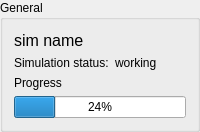
          <widget class="QGroupBox" name="groupBox_3">
           <property name="sizePolicy">
            <sizepolicy hsizetype="Preferred" vsizetype="Maximum">
             <horstretch>0</horstretch>
             <verstretch>0</verstretch>
            </sizepolicy>
           </property>
           <property name="title">
            <string>General</string>
           </property>
           <layout class="QVBoxLayout" name="verticalLayout_3">
            <item>
             <widget class="QLabel" name="parLblName">
              <property name="font">
               <font>
                <pointsize>12</pointsize>
               </font>
              </property>
              <property name="text">
               <string>sim name</string>
              </property>
             </widget>
            </item>
            <item>
             <layout class="QHBoxLayout" name="horizontalLayout_3">
              <item>
               <widget class="QLabel" name="label_27">
                <property name="sizePolicy">
                 <sizepolicy hsizetype="Maximum" vsizetype="Preferred">
                  <horstretch>0</horstretch>
                  <verstretch>0</verstretch>
                 </sizepolicy>
                </property>
                <property name="text">
                 <string>Simulation status:</string>
                </property>
               </widget>
              </item>
              <item>
               <widget class="QLabel" name="parLblStatus">
                <property name="text">
                 <string>working</string>
                </property>
               </widget>
              </item>
             </layout>
            </item>
            <item>
             <widget class="QLabel" name="label_29">
              <property name="text">
               <string>Progress</string>
              </property>
             </widget>
            </item>
            <item>
             <widget class="QProgressBar" name="parProgBar">
              <property name="value">
               <number>24</number>
              </property>
             </widget>
            </item>
           </layout>
          </widget>
